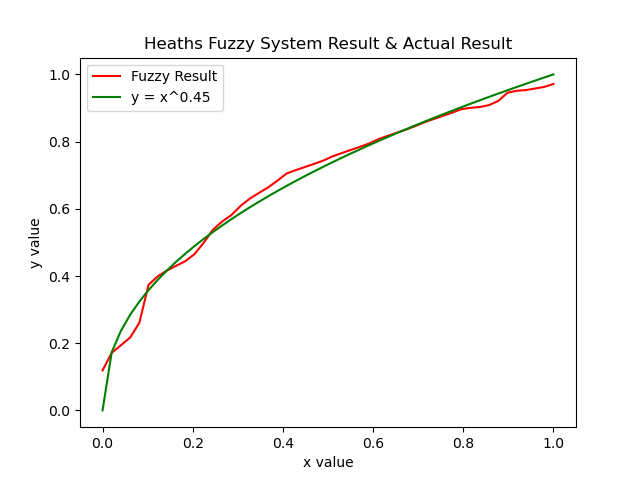

Source code (Python):
import numpy as np
import skfuzzy as fuzz
from skfuzzy import control as ctrl
import matplotlib.pyplot as plt


class FuzzyHWClass:

    def fuzzyHW(self, input: float):
        self.x = ctrl.Antecedent(np.linspace(0, 1), 'x-value')
        self.y = ctrl.Consequent(np.linspace(0, 1), 'y-value')
        # Function for fuzz.trimf(input,left edge, center edge, right edge)
        self.x['4ExSmall'] = fuzz.trimf(self.x.universe, [-0.05, 0.05, 0.1])
        self.x['3ExSmall'] = fuzz.trimf(self.x.universe, [0, 0.1, 0.2])
        self.x['ExtraExtraSmall'] = fuzz.trimf(self.x.universe, [0.05, 0.15, 0.25])  # noqa: E501
        self.x['ExtraSmall'] = fuzz.trimf(self.x.universe, [0.1, 0.2, 0.3])
        self.x['Small'] = fuzz.trimf(self.x.universe, [0.2, 0.3, 0.4])
        self.x['SmallMedium'] = fuzz.trimf(self.x.universe, [0.3, 0.4, 0.5])
        self.x['Medium'] = fuzz.trimf(self.x.universe, [0.4, 0.5, 0.6])
        self.x['MediumLarge'] = fuzz.trimf(self.x.universe, [0.5, 0.6, 0.7])
        self.x['Large'] = fuzz.trimf(self.x.universe, [0.6, 0.7, 0.8])
        self.x['ExtraLarge'] = fuzz.trimf(self.x.universe, [0.7, 0.8, 0.9])
        self.x['ExtraExtraLarge'] = fuzz.trimf(self.x.universe, [0.8, 0.9, 1])
        # Function for Right fuzz.trimf(input,left edge, right edge)
        self.x['3ExLarge'] = fuzz.trimf(self.x.universe, [0.9, 1, 1.05])

        # setup the 12 output membership functions
        self.y['4ExSmall'] = fuzz.trimf(self.y.universe, [-0.05, 0.15, 0.25])
        self.y['3ExSmall'] = fuzz.trimf(self.y.universe, [0.25, 0.35, 0.45])
        self.y['ExtraExtraSmall'] = fuzz.trimf(self.y.universe, [0.3, 0.4, 0.5])
        self.y['ExtraSmall'] = fuzz.trimf(self.y.universe, [0.4, 0.5, 0.6])
        self.y['Small'] = fuzz.trimf(self.y.universe, [0.5, 0.6, 0.7])
        self.y['SmallMedium'] = fuzz.trimf(self.y.universe, [0.6, 0.7, 0.8])
        self.y['Medium'] = fuzz.trimf(self.y.universe, [0.65, 0.75, 0.85])
        self.y['MediumLarge'] = fuzz.trimf(self.y.universe, [0.7, 0.8, 0.9])
        self.y['Large'] = fuzz.trimf(self.y.universe, [0.75, 0.85, 0.95])
        self.y['ExtraLarge'] = fuzz.trimf(self.y.universe, [0.8, 0.9, 1])
        self.y['ExtraExtraLarge'] = fuzz.trimf(self.y.universe, [0.9, 0.95, 1])
        # Function for Right fuzz.trimf(input,left edge, right edge)
        self.y['3ExLarge'] = fuzz.trimf(self.y.universe, [0.95, 0.95, 1.05])

        # STAGE TWO: DEFINE RULE BASE AND INFERENCE USING SCALED OUTPUT APPROACH  # noqa: E501
        rule1 = ctrl.Rule(self.x['4ExSmall'], self.y['4ExSmall'])
        rule2 = ctrl.Rule(self.x['3ExSmall'], self.y['3ExSmall'])
        rule3 = ctrl.Rule(self.x['ExtraExtraSmall'], self.y['ExtraExtraSmall'])
        rule4 = ctrl.Rule(self.x['ExtraSmall'], self.y['ExtraSmall'])
        rule5 = ctrl.Rule(self.x['Small'], self.y['Small'])
        rule6 = ctrl.Rule(self.x['SmallMedium'], self.y['SmallMedium'])
        rule7 = ctrl.Rule(self.x['Medium'], self.y['Medium'])
        rule8 = ctrl.Rule(self.x['MediumLarge'], self.y['MediumLarge'])
        rule9 = ctrl.Rule(self.x['Large'], self.y['Large'])
        rule10 = ctrl.Rule(self.x['ExtraLarge'], self.y['ExtraLarge'])
        rule11 = ctrl.Rule(self.x['ExtraExtraLarge'], self.y['ExtraExtraLarge'])  # noqa: E501
        rule12 = ctrl.Rule(self.x['3ExLarge'], self.y['3ExLarge'])

        # rule1.view()

        HW_control = ctrl.ControlSystem([rule1, rule2, rule3, rule4, rule5, rule6, rule7, rule8, rule9, rule10, rule11, rule12])  # noqa: E501

        HW = ctrl.ControlSystemSimulation(HW_control)

        HW.input['x-value'] = input

        HW.compute()

        result = HW.output['y-value']

        return result

    def run():
        j = np.linspace(0, 1)
        fuzzyOut = float
        y_val = []
        # count = 0
        for i in j:
            # print(i)
            fuzzyFunction = FuzzyHWClass()
            fuzzyOut = fuzzyFunction.fuzzyHW(i)
            y_val.append(fuzzyOut)
            # print(f"{y_val} and {fuzzyOut}")

        return y_val


if __name__ == "__main__":
    y_result = FuzzyHWClass.run()
    # ideal non-linear function y=x^0.45
    x_values = np.linspace(0, 1)
    # x = 0:0.05:1
    nonLinearFunction = []
    for value in x_values:
        nonLinearFunction.append(value ** 0.45)

    # Plot results from Heath's fuzzy logic
    # fig = plt.figure(figsize=(8, 8))
    # Plotting both the curves simultaneously
    plt.plot(x_values, y_result, color='r', label='Fuzzy')
    plt.plot(x_values, nonLinearFunction, color='g', label='NonLinear')

    # Naming the x-axis, y-axis and the whole graph
    plt.xlabel("x value")
    plt.ylabel("y value")
    plt.title("Heaths Fuzzy System Result & Actual Result")

    # Adding legend, which helps us recognize the curve according to it's color  # noqa: E501
    plt.legend(['Fuzzy Result', 'y = x^0.45'])

    # To load the display window
    plt.show()
